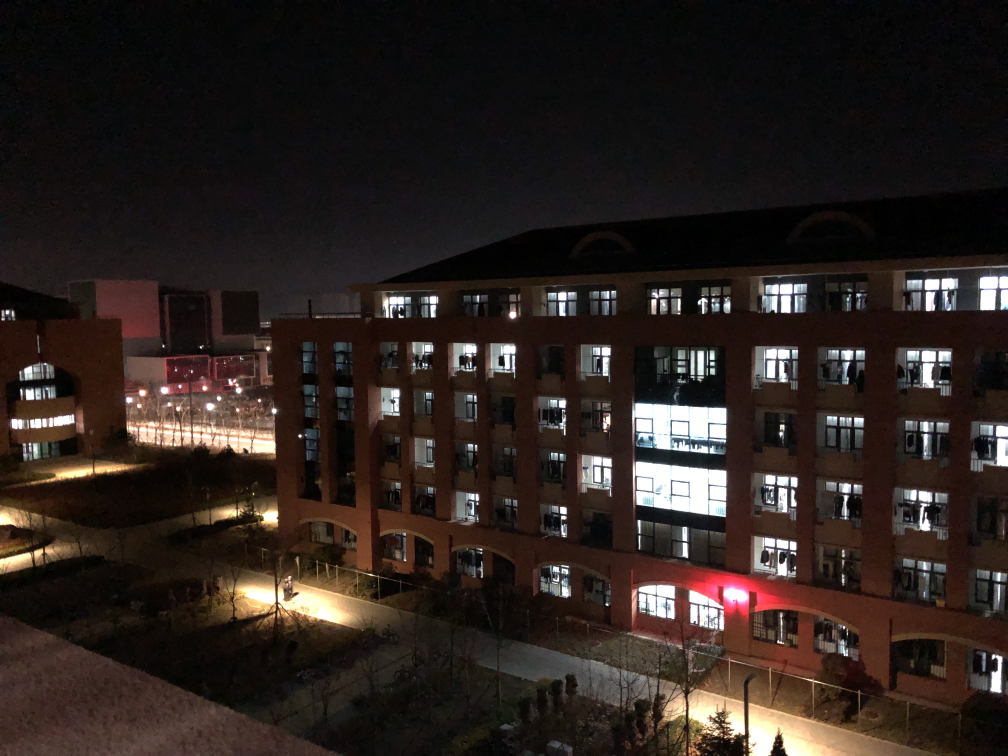
//> input picture computer_vision/E10/01.JPG, 4032 x 3024 px (shown at 1/4 size)
$ ./exp10_1   (built with g++ and OpenCV 4, older OpenCV classes emulated)
//> lines starting //> are read from the running program, lines starting //| are printed output that depends on the picture
#include "opencv2/opencv.hpp"
#include <opencv2/core/core.hpp>
#include <opencv2/highgui/highgui.hpp>
#include "opencv2/nonfree/nonfree.hpp"//SIFT相关
#include "opencv2/legacy/legacy.hpp"//匹配器相关
#include <iostream>
using namespace cv;
using namespace std;

int main()
{
	Mat img1 = imread("C:\\users\\19843\\Desktop\\CV实验\\E10\\01.jpg", CV_LOAD_IMAGE_COLOR);
//> img1 is the input picture: 3024 rows x 4032 cols, CV_8UC3; mean B, G, R 31.4, 35.6, 45
	Mat img2 = imread("C:\\users\\19843\\Desktop\\CV实验\\E10\\02.jpg", CV_LOAD_IMAGE_COLOR);
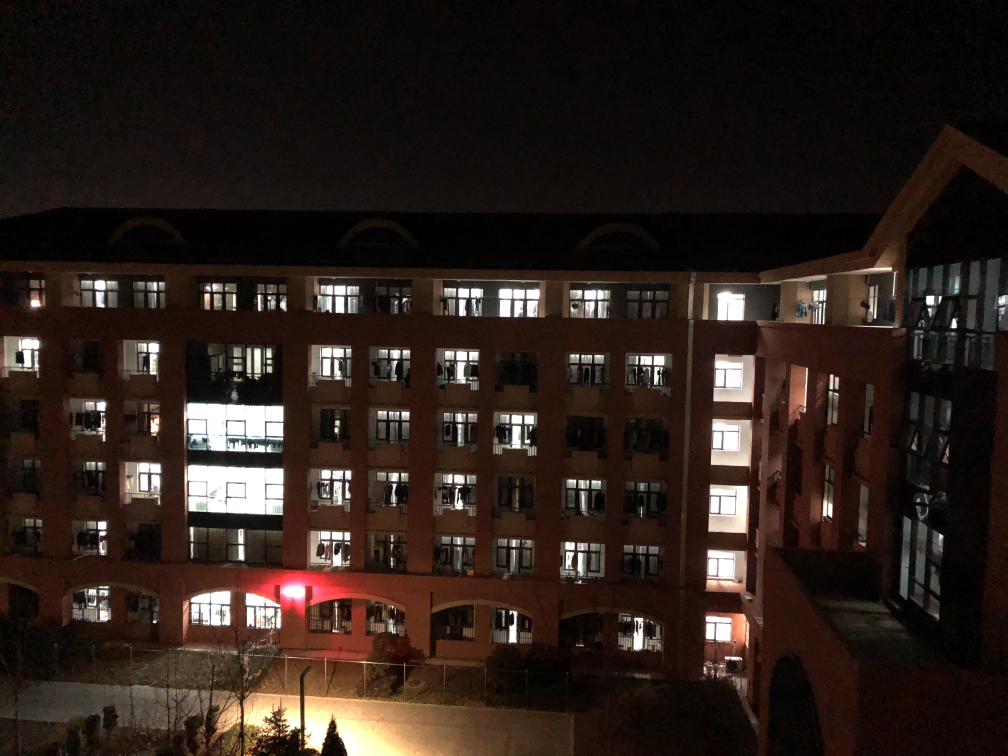
//> input picture computer_vision/E10/02.JPG, 4032 x 3024 px (shown at 1/4 size)
//> img2 is the input picture: 3024 rows x 4032 cols, CV_8UC3; mean B, G, R 26.5, 32.5, 44.4
	Mat img3 = imread("C:\\users\\19843\\Desktop\\CV实验\\E10\\03.jpg", CV_LOAD_IMAGE_COLOR);
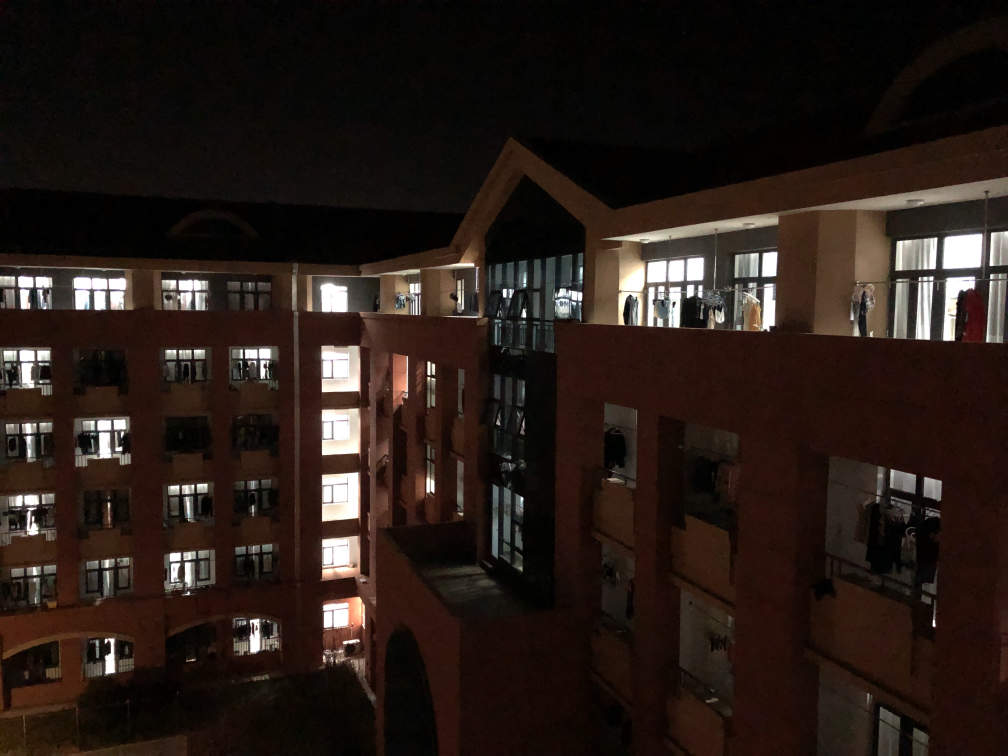
//> input picture computer_vision/E10/03.JPG, 4032 x 3024 px (shown at 1/4 size)
//> img3 is the input picture: 3024 rows x 4032 cols, CV_8UC3; mean B, G, R 22.8, 28.3, 39.5
	resize(img1, img1, Size(421, 316));
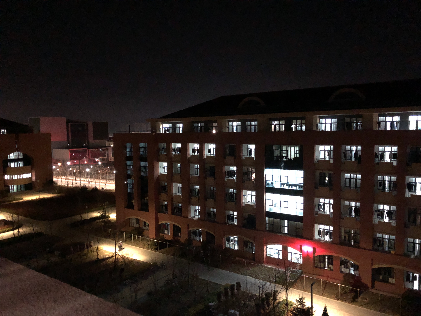
//> img1: 316 rows x 421 cols, CV_8UC3; mean B, G, R 31.3, 35.5, 44.9
	resize(img2, img2, Size(421, 316));
//> img2: 316 rows x 421 cols, CV_8UC3
	resize(img3, img3, Size(421, 316));
//> img3: 316 rows x 421 cols, CV_8UC3
	Mat trans_mat = (Mat_<double>(2, 3) << 1, 0, 600, 0, 1, 150);
	warpAffine(img2, img2, trans_mat, Size(3 * img2.cols+400, 2 * img2.rows));
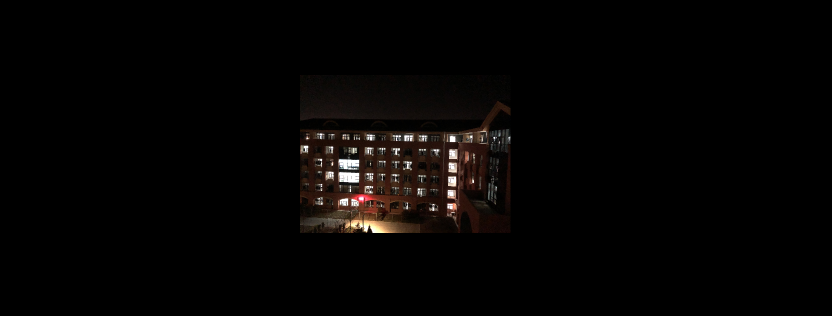
//> img2: 632 rows x 1663 cols, CV_8UC3 (shown at 1/2 size); mean B, G, R 3.3, 4.1, 5.6
	Mat stitch(Mat, Mat);
	Mat homoL = stitch(img1, img2);
	Mat homoR = stitch(img3, img2);

	for (int i = 0; i < img2.cols; i++)
		for (int j = 0; j < img2.rows; j++)
		{
			Vec3b color_img2 = img2.at<Vec3b>(Point(i, j));
			if (norm(color_img2) == 0)
				img2.at<Vec3b>(Point(i, j)) = homoL.at<Vec3b>(Point(i, j)) + homoR.at<Vec3b>(Point(i, j));
		}
	imwrite("C:\\users\\19843\\Desktop\\CV实验\\E10\\stitch_result1.jpg", img2);
	imshow("result", img2);
	waitKey(0);
	return 0;
}
Mat stitch(Mat img1, Mat img2)
{
	//1.SIFT特征点提取——detect()方法
	SiftFeatureDetector siftDetector;
	vector<KeyPoint> keyPoints1, keyPoints2;
	siftDetector.detect(img1, keyPoints1);
//> keyPoints1 = 623 keypoints; strongest (x, y, size): (214, 131, 2.2), (179, 145, 2.8), (303, 128, 2.3), (293, 126, 2)
	siftDetector.detect(img2, keyPoints2);
//> keyPoints2 = 722 keypoints; strongest (x, y, size): (988, 275, 2.4), (905, 278, 8.7), (642, 369, 2.2), (718, 277, 1.9)


	//2.特征点描述符(特征向量)提取——compute()方法
	SiftDescriptorExtractor descriptor;
	Mat description1, description2;
	descriptor.compute(img1, keyPoints1, description1);
	descriptor.compute(img2, keyPoints2, description2);

	//3.使用暴力匹配器进行暴力匹配——BruteForceMatcher类的match()方法
	BruteForceMatcher<L2<float>> matcher;//实例化暴力匹配器
	vector<DMatch> matches; //定义匹配结果变量
	matcher.match(description1, description2, matches);//实现描述符之间的匹配
//> matches = 623 matches

	//4.对匹配结果进行筛选（依据DMatch结构体中的float类型变量distance进行筛选）
	float minDistance = 100;
	float maxDistance = 0;
	for (int i = 0; i < matches.size(); i++)
	{
		if (matches[i].distance < minDistance)
			minDistance = matches[i].distance;
		if (matches[i].distance > maxDistance)
			maxDistance = matches[i].distance;
	}
//> this loop made 623 passes
//> maxDistance on passes 1, 11, 52, 69, 118, 275, 314: 317.1, 372.9, 384.4, 394.1, 399.6, 428.7, 444.6
//> minDistance on passes 243, 269, 318: 98.08, 82.47, 54.61
//> after the loop, minDistance = 54.61; maxDistance = 444.6
	cout << "minDistance: " << minDistance << endl;
//| minDistance: 54.6077
	cout << "maxDistance: " << maxDistance << endl;
//| maxDistance: 444.641
	vector<DMatch> goodMatches;
	for (int i = 0; i < matches.size(); i++)
	{
		if (matches[i].distance < 2 * minDistance)
		{
			goodMatches.push_back(matches[i]);
		}
	}
//> after the loop, goodMatches = 41 matches
	//5.绘制匹配结果——dr awMatches()
	//Mat dstImg3;
	//drawMatches(img1, keyPoints1, img2, keyPoints2, goodMatches, dstImg3);

	//findHomography
	vector<Point2f> img1_pts;
	vector<Point2f> img2_pts;
	for (vector<DMatch>::iterator it = goodMatches.begin(); it != goodMatches.end(); ++it)
	{
		img1_pts.push_back(keyPoints1[it->queryIdx].pt);
		img2_pts.push_back(keyPoints2[it->trainIdx].pt);
	}
//> this loop made 41 passes
	Mat H = findHomography(img1_pts, img2_pts, CV_RANSAC);
//> H = [[4.01, -0.041, 147], [0.898, 1.86, 13.94], [0.00296, -5.12e-05, 1]]
	cout << H << endl;
//| [4.012851304235294, -0.04095435459273908, 147.0336264940422;
//|  0.8980499458213578, 1.862503863655154, 13.93614860594112;
//|  0.002961200391198978, -5.117315603654818e-05, 1]

	Mat homo;
	warpPerspective(img1, homo, H, img2.size());
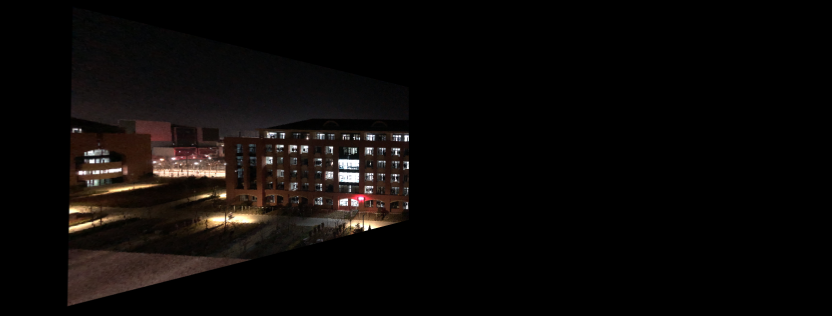
//> homo: 632 rows x 1663 cols, CV_8UC3 (shown at 1/2 size); mean B, G, R 7.9, 9.2, 12
//> in stitch (call 2), `siftDetector.detect(img1, keyPoints1);`: keyPoints1 = 530 keypoints; strongest (x, y, size): (141, 232, 10.2), (139, 124, 8.8), (110, 156, 2.1), (142, 207, 11.6)
//> in stitch (call 2), `matcher.match(description1, description2, matches);`: matches = 530 matches
//> the loop in stitch (call 2), `for (int i = 0; i < matches.size(); i++)` made 530 passes
//> minDistance on passes 34, 52, 251, 259, 260: 84.99, 68.29, 63.7, 60.12, 46.94
//> maxDistance on passes 1, 2, 80, 419: 312.8, 405.9, 421.2, 429.9
//> after the loop in stitch (call 2), `for (int i = 0; i < matches.size(); i++)`: minDistance = 46.94; maxDistance = 429.9
//| minDistance: 46.9361
//| maxDistance: 429.857
//> the loop in stitch (call 2), `for (vector<DMatch>::iterator it = goodMatches.begin(); it != goodMatc..` made 18 passes
//> in stitch (call 2), `Mat H = findHomography(img1_pts, img2_pts, CV_RANSAC);`: H = [[-0.326, 0.000476, 789.3], [-0.366, 0.849, 173.9], [-0.00131, 4e-05, 1]]
//| [-0.32644364860751, 0.0004755183871659191, 789.3414470214821;
//|  -0.3656530673441817, 0.848976941925709, 173.866571414126;
//|  -0.001311787940424865, 4.002757775926051e-05, 1]
//> in stitch (call 2), `warpPerspective(img1, homo, H, img2.size());`:
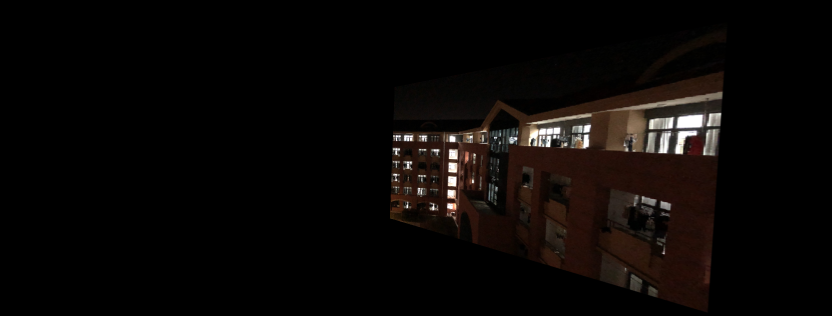
//> homo: 632 rows x 1663 cols, CV_8UC3 (shown at 1/2 size); mean B, G, R 6.1, 7.5, 10.6
//> after the loop in main, `for (int i = 0; i < img2.cols; i++)`:
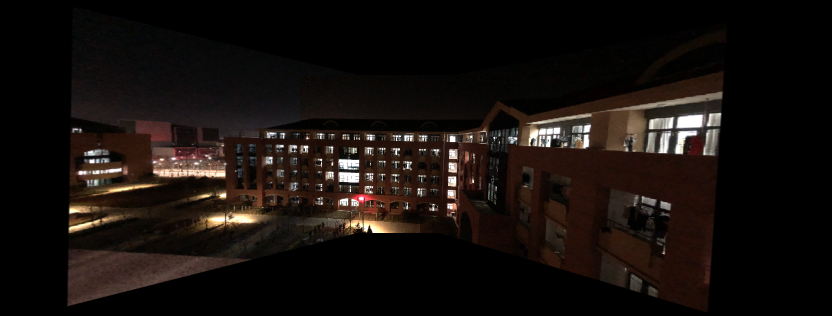
//> img2: 632 rows x 1663 cols, CV_8UC3 (shown at 1/2 size); mean B, G, R 13.3, 16.3, 22.4
	return homo;
}
